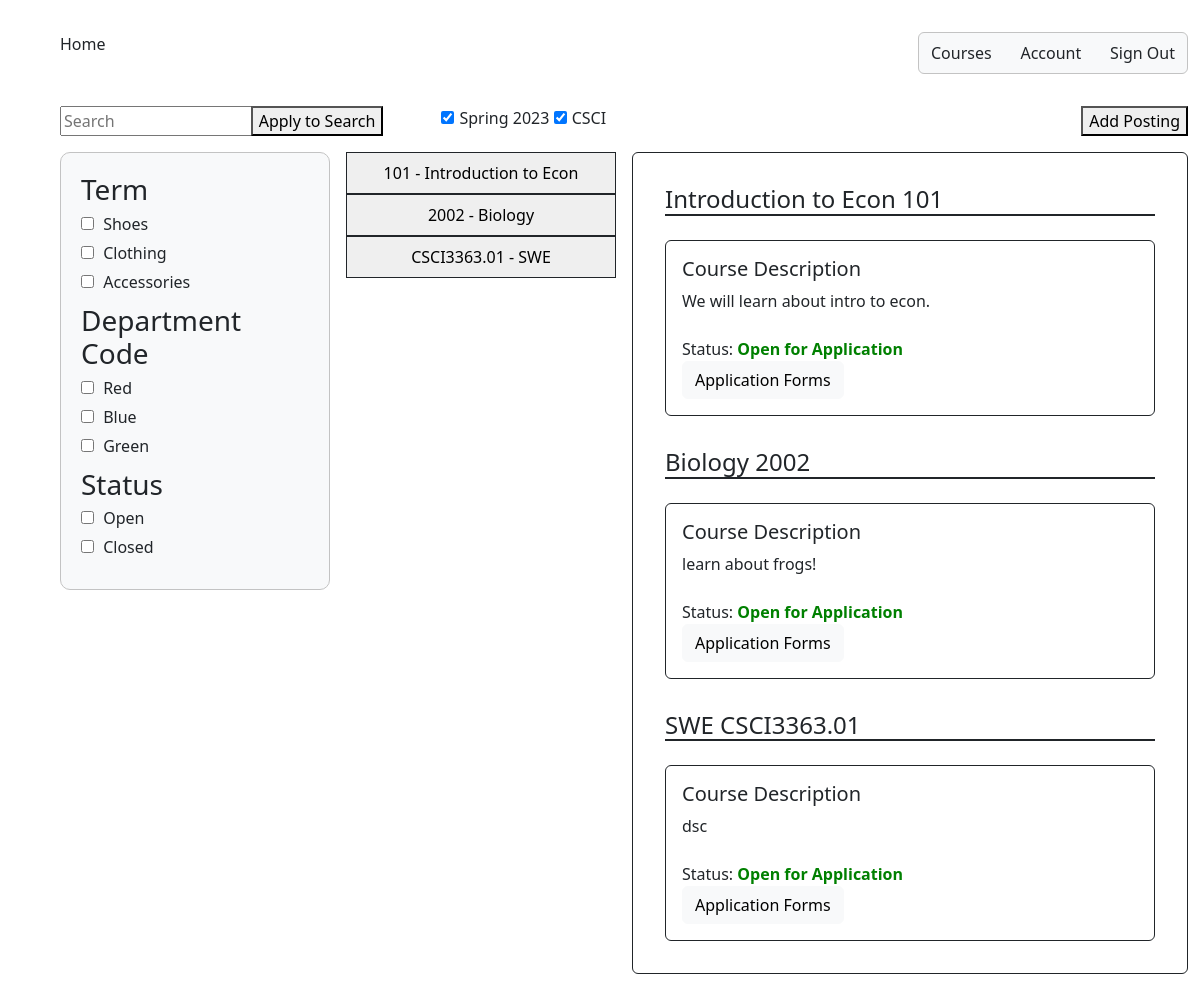
/instructor_summary/, run on an earlier commit of the app's database.
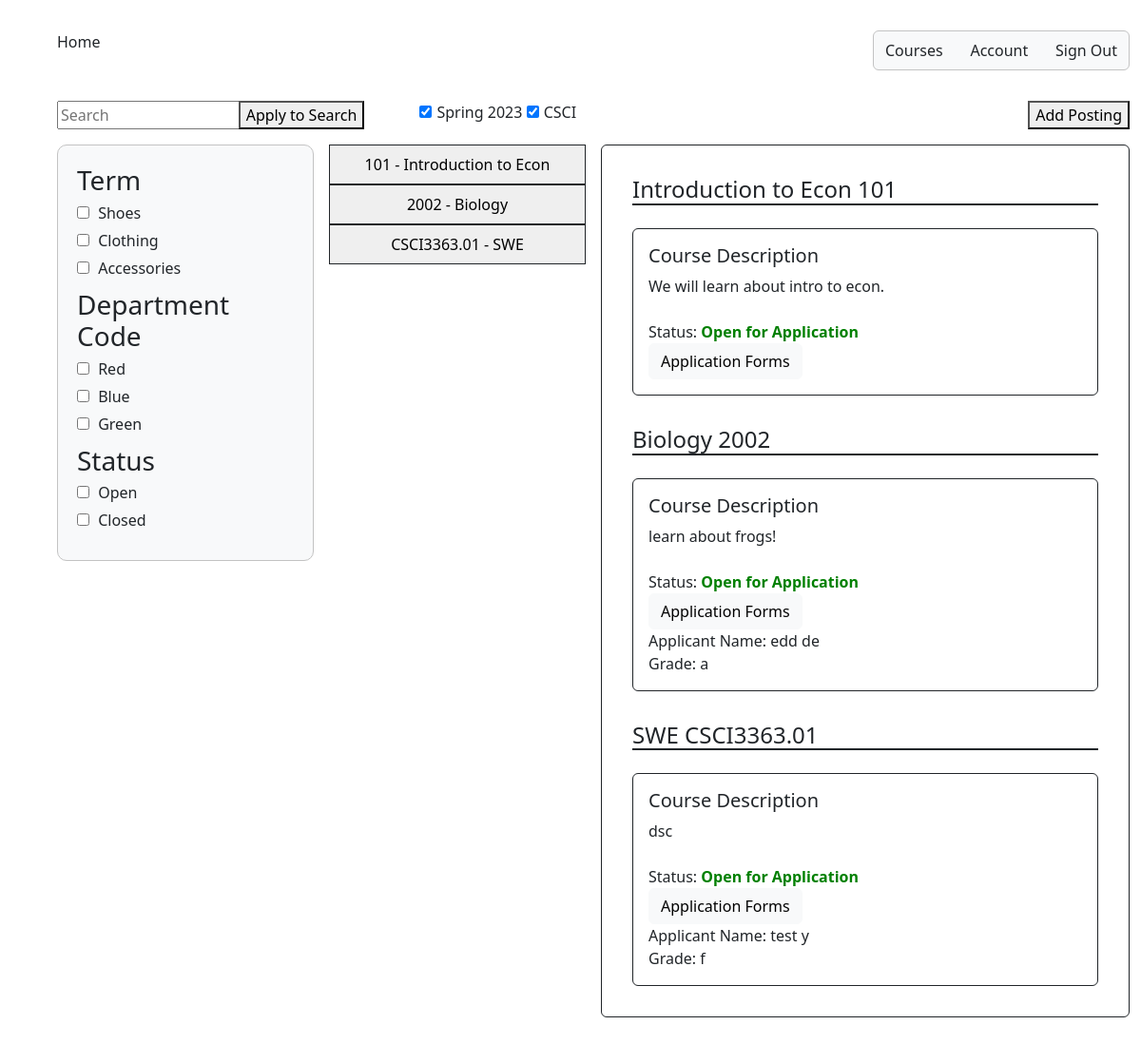
And on a later commit of the database.
### InstructorAddCourse/models.py (models this page shows)
class InstructorAddCourse(models.Model):
	course_name = models.CharField(max_length=255)
	course_number = models.CharField(max_length=255)
	course_instructor = models.CharField(max_length=255)
	course_description = models.CharField(max_length=800)
	total_time_commitment = models.DecimalField(max_digits=2, decimal_places=0, validators=[MinValueValidator(0)], default=0)
	has_discussion = models.CharField(choices=[('yes', 'Yes'),('no', 'No')], max_length=50, default='')
	num_ta_needed = models.DecimalField(max_digits=2, decimal_places=0, validators=[MinValueValidator(0)], default=0)
	curr_num_ta = models.IntegerField(default=0)
	graded_meeting = models.CharField(choices=[('yes', 'Yes'),('no', 'No')], max_length=50, default='')
	office_hours = models.DecimalField(max_digits=2, decimal_places=0, validators=[MinValueValidator(0)], default=0)
	other_info = models.CharField(max_length=800, default=None)
	term = models.CharField(default=get_default_term(), max_length=100)

### application/models.py (models this page shows)
class Application(models.Model):
    course_number = models.CharField(max_length=255, default=None)
    first_name = models.CharField(max_length=255, default=None)
    last_name = models.CharField(max_length=255, default=None)
    eagle_id = models.CharField(max_length=255, default=None)
    GRADES = (
        ('--', '--'),
        ('a', 'A'),
        ('a-', 'A-'),
        ('b+', 'B+'),
        ('b-', 'B-'),
        ('c+', 'C+'),
        ('c', 'C'),
        ('c-', 'C-'),
        ('d+', 'D+'),
        ('d', 'D'),
        ('d-', 'D-'),
        ('f', 'F'),
        ('n/a', 'N/A')
    )
    GRAD = (
        ('--', '--'),
        ('2023','2023'),
        ('2024', '2024'),
        ('2025', '2025'),
        ('2026', '2026')
    )
    grad = models.CharField(max_length=50, choices=GRAD, default='')
    past_course = models.CharField(choices=[('yes', 'Yes'),('no', 'No')], max_length=50, default='')
    grade = models.CharField(max_length=50, choices=GRADES, default='')
    hours = models.DecimalField(max_digits=2, decimal_places=0, validators=[MinValueValidator(0)], default=0)
    other_courses = models.CharField(max_length=800, default=None)
    misc_information = models.CharField(max_length=800, default=None)

### instructorSummary/views.py (the view)
# urls.py: path('instructor_summary/', instructor_summary_view),
def instructor_summary_view(response):
    course_objects = InstructorAddCourse.objects.all()
    application_objects = Application.objects.all()
    context = {'course_objects': course_objects,
               'application_objects': application_objects}
    return render(response, "instructorSummary.html", context)

### templates/instructorSummary.html (shortened to what the changed rows need)
<!DOCTYPE html>
{% extends 'appbase.html' %} {% block content %} {% load static %}
<html>
    <head>
        <link rel="stylesheet" href="{% static 'adminSummary.css' %}" />
    </head>
        <body>
            <div class="container-fluid">
                <div class="row">
                    <div class="col">
                        {% for course in course_objects %}
                        <button class="border border-1 border-dark p-2" style="width:100%">
                            <div>{{ course.course_number}} - {{ course.course_name}}</div>
                        </button>
                        {% endfor %}
                    </div>
                    <div class="col-6">
                        <div class="border border-1 border-dark rounded p-3">
                            {% for course in course_objects %}
                            <div class="p-3">
                            <h4 class="border-bottom border-2 border-dark">{{ course.course_name }}&nbsp;{{ course.course_number}}</h4>
                            <div class="border border-1 border-dark rounded p-3 mt-4">
                                <h5>Course Description</h5>
                                <div>{{ course.course_description }}</div>
                                <div class="mt-4">Status: <strong style="color: green;">Open for Application</strong></div>
                                <button class="btn btn-light">Application Forms</button>
                                {% for application in application_objects %}
                                  {% if course.course_number == application.course_number %}
                                    <div>Applicant Name: {{ application.first_name }} {{ application.last_name }}</div>
                                    <div>Grade: {{ application.grade }}</div>
                                  {% endif %}
                                {% endfor %}
                            </div>
                            </div>
                            {% endfor %}
                        </div>
                    </div>
                </div>
            </div>
        </body>
</html>
{% endblock %}

What changed in the data, as far as the page shows it:
changed InstructorAddCourse "Biology": gains Application (first_name "edd", last_name "de", grade "a")
changed InstructorAddCourse "SWE": gains Application (first_name "test", last_name "y", grade "f")
